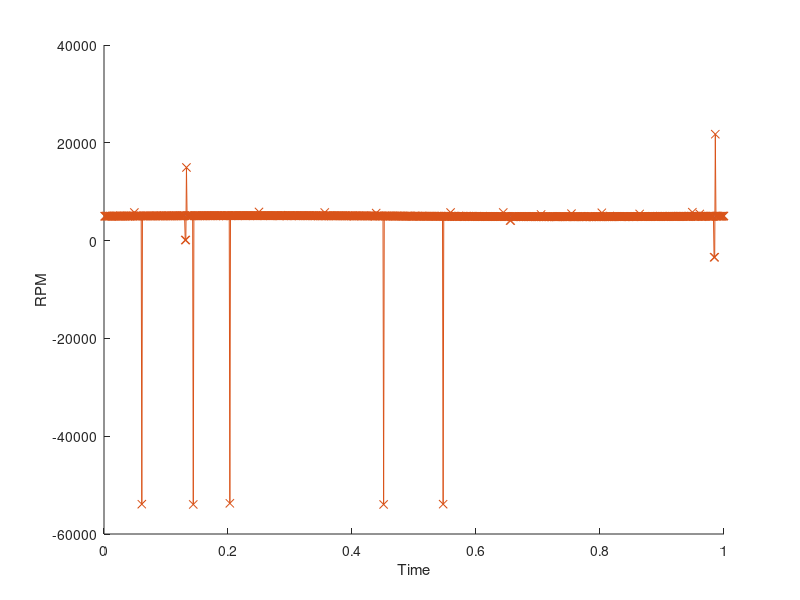
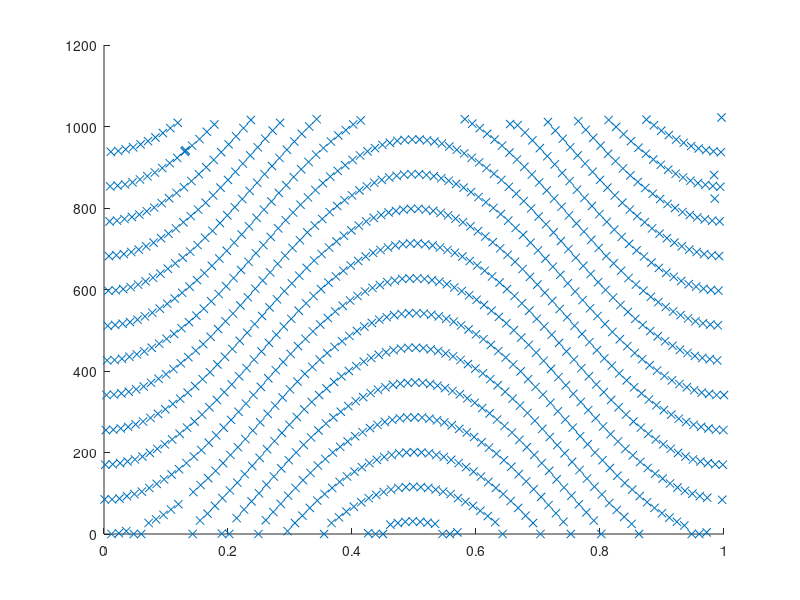

MATLAB code for these plots, in order:
clear
clc

potMtrCntsPrev = 0;
potMtrCnts = 0;
mtrPos = 0;
realMrPos = 0;
realMrPosPrev = 0;

realMrrate = 0;

sampledMtrPos = 0;
wrapOffset = 0;
diffCounts = 0;

diff_cnts = 0;

meas_spd =0;
countIdx = 1;

deadzone_hard = 5; % deg2
deadzone_soft_p = 360 - deadzone_hard - deadzone_hard/2; %deg
deadzone_soft_n = deadzone_hard + deadzone_hard/2; %deg




dt_sim = 1/100000;
dt_cntrl = 1/1000;
t = [0:dt_sim:1];

tao = 0.0000000001;
alpha = dt_cntrl/(tao + dt_cntrl);



mtrSpeed_rpm = 100*sin(2*pi*1*t)+5000;
mtrSpeed_rps = mtrSpeed_rpm/60;
mtrSpeed_dps = mtrSpeed_rps *360;
mtrSpeed_cps = mtrSpeed_rps*1023;

WRAP_THRESHOLD = 100;


numSectors = 12;
sizeSector = ceil(1023/12);
prevSector = 0;
curSector = 0;
secVect = [0:numSectors-1];
predSector = 0;

deadzoneEN = 1;
wrapEn     = 1;

max_RPM_sat = 10000000;

for ii = 1:length(t)
  mtrPos = mtrPos + mtrSpeed_cps(ii)*dt_sim;
  
  
  realMrPos = realMrPos + mtrSpeed_dps(ii)*dt_sim;
  
  realMrrate(ii) = (realMrPos - realMrPosPrev)/(dt_sim);
  realMrPosPrev = realMrPos;
  
  realMrPos_deg(ii) = realMrPos;
  realMtrPos_cnts(ii) = mtrPos;
  
  if (mod(ii,dt_cntrl/dt_sim) == 0)
    

      mtrDir = sign(mtrSpeed_cps(ii));
  
    
        % Deadzone
    if (deadzoneEN)
        
      deadzoneCalc = mod(realMrPos,360);
      if (((360 -deadzone_hard/2) < deadzoneCalc ) || (deadzoneCalc < deadzone_hard/2))
         sampledMtrPos = randi([0 1023]);
         disp('rand')
      elseif (deadzoneCalc > deadzone_soft_p)
        sampledMtrPos = 0;
                 disp('hold high')
      elseif(deadzoneCalc < deadzone_soft_n)
      % do neg
      sampledMtrPos = 0;
               disp('hold low')
      else
        sampledMtrPos = mod(floor(mtrPos),1023) ;
      end
      
      
    else
      sampledMtrPos = mod(floor(mtrPos),1023) ;
    end
    
    potMtrCnts = sampledMtrPos;   
    
    
    
    if (wrapEn )
      curSector = floor(sampledMtrPos / sizeSector);
    
      % Wrap check down
      if( curSector == 0 && prevSector == 11)
          wrapOffset = 1023 - potMtrCntsPrev;
          diffCounts = (potMtrCnts + wrapOffset);
      % Wrap check up  
      elseif( curSector == 11 && prevSector == 0)
          wrapOffset = 1023 - potMtrCnts;
          diffCounts = -(wrapOffset + potMtrCntsPrev);
      else          
      
        predSector = mod(prevSector + 1,12);
        if ( ~((curSector == predSector)  || (curSector == prevSector)))
           sampledMtrPos = mod(potMtrCntsPrev + mtrDir*mean(diff_cnts(end:end)),1023); % diffCounts,1023);
           diffCounts = diff_cnts(countIdx-1);
           
        else
%                 sampledMtrPos = potMtrCntsPrev + alpha*(sampledMtrPos - potMtrCntsPrev);
          curSector = floor(sampledMtrPos / sizeSector);
          tempDiff = sampledMtrPos - potMtrCntsPrev;  
          diffCounts = tempDiff;
        end
       end
      
      else
        
%                  sampledMtrPos = potMtrCntsPrev + alpha*(sampledMtrPos - potMtrCntsPrev);
        tempDiff = sampledMtrPos - potMtrCntsPrev;  
        diffCounts = tempDiff;
      
    end
      
    
      
      

%      if ( (mtrDir*(curSector - prevSector) > 1)  || (mtrDir*(curSector - prevSector) < 0))
%##          disp('wrapped')
%##          disp(diffCounts)
%         sampledMtrPos = mod(potMtrCntsPrev + mtrDir*mean(diff_cnts(end:end)),1023); % diffCounts,1023);
%      end


       
    
         
%     sampledMtrPos = potMtrCntsPrev + alpha*(sampledMtrPos - potMtrCntsPrev);

    
       

    %/*  Wrap finder */
     if (tempDiff > WRAP_THRESHOLD)
       % forward Wrap, 800 - 100 = 700 > 200
       wrapOffset = 1023 - potMtrCnts;
       diffCounts = -(wrapOffset + potMtrCntsPrev);
     
     elseif(tempDiff < -WRAP_THRESHOLD)
       % Backwards, 60 - 900 = -840 < 200
       wrapOffset = 1023 - potMtrCntsPrev;
       diffCounts = (potMtrCnts + wrapOffset);
     
     else
%       no motion
     wrapOffset = 0;
     diffCounts = tempDiff;
   end
    
    meas_predSect(countIdx)= predSector;
    meas_dir(countIdx)  = mtrDir;
    meas_sct(countIdx) = curSector;
    meas_cnt(countIdx) = sampledMtrPos; 
    diff_cnts(countIdx) = diffCounts;
    meas_spd(countIdx) = diffCounts*(60/1023)/(dt_cntrl);
    meas_spd(countIdx) = min(meas_spd(countIdx),max_RPM_sat);
    meas_spd(countIdx) = max(meas_spd(countIdx),-max_RPM_sat);
    real_spd(countIdx)  = mtrSpeed_rpm(ii);
    meas_time(countIdx) = t(ii); 
    
    
    
%    if ( (meas_, spd(countIdx) < 0)  ||   (meas_spd(countIdx) > 4000))
if ( diffCounts < 0)
%       disp('break')
    end
    
    
    potMtrCntsPrev = sampledMtrPos;
    prevSector = curSector;
    countIdx = countIdx+1;
  end
  
  
end

% meas_spd(2) = mtrSpeed_rpm(2);

figure(1),clf
hold all
%plot(t,realMrrate)
plot(t, mtrSpeed_rpm)
plot(meas_time, meas_spd,'-x')

xlabel('Time')
ylabel('RPM')


figure(2),clf
hold all
plot(meas_time,meas_cnt,'x')
% plot(t, realMtrPos_cnts*360/1023)
% plot(t, realMrPos_deg)










